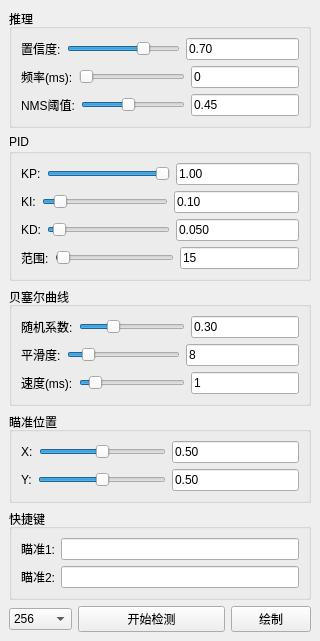
<?xml version="1.0" encoding="UTF-8"?>
<ui version="4.0">
    <class>ScreenCaptureWidget</class>
    <widget class="QWidget" name="ScreenCaptureWidget">
        <property name="geometry">
            <rect>
                <x>0</x>
                <y>0</y>
                <width>320</width>
                <height>350</height>
            </rect>
        </property>
        <property name="windowTitle">
            <string>Object Detection Tool</string>
        </property>
        <layout class="QVBoxLayout" name="verticalLayout">
            <property name="spacing">
                <number>6</number>
            </property>
            <property name="leftMargin">
                <number>9</number>
            </property>
            <property name="topMargin">
                <number>9</number>
            </property>
            <property name="rightMargin">
                <number>9</number>
            </property>
            <property name="bottomMargin">
                <number>9</number>
            </property>
            <item>
                <widget class="QGroupBox" name="groupBox_inference">
                    <property name="title">
                        <string>推理</string>
                    </property>
                    <layout class="QVBoxLayout" name="verticalLayout_inference">
                        <item>
                            <layout class="QHBoxLayout" name="horizontalLayout_confidence">
                                <item>
                                    <widget class="QLabel" name="label_confidence">
                                        <property name="text">
                                            <string>置信度:</string>
                                        </property>
                                    </widget>
                                </item>
                                <item>
                                    <widget class="QSlider" name="slider_confidence">
                                        <property name="minimum">
                                            <number>0</number>
                                        </property>
                                        <property name="maximum">
                                            <number>100</number>
                                        </property>
                                        <property name="value">
                                            <number>70</number>
                                        </property>
                                        <property name="orientation">
                                            <enum>Qt::Horizontal</enum>
                                        </property>
                                    </widget>
                                </item>
                                <item>
                                    <widget class="QLineEdit" name="label_confidence_value">
                                        <property name="text">
                                            <string>0.70</string>
                                        </property>
                                    </widget>
                                </item>
                            </layout>
                        </item>
                        <item>
                            <layout class="QHBoxLayout" name="horizontalLayout_frequency">
                                <item>
                                    <widget class="QLabel" name="label_frequency">
                                        <property name="text">
                                            <string>频率(ms):</string>
                                        </property>
                                    </widget>
                                </item>
                                <item>
                                    <widget class="QSlider" name="slider_frequency">
                                        <property name="minimum">
                                            <number>0</number>
                                        </property>
                                        <property name="maximum">
                                            <number>20</number>
                                        </property>
                                        <property name="value">
                                            <number>0</number>
                                        </property>
                                        <property name="orientation">
                                            <enum>Qt::Horizontal</enum>
                                        </property>
                                    </widget>
                                </item>
                                <item>
                                    <widget class="QLineEdit" name="label_frequency_value">
                                        <property name="text">
                                            <string>0</string>
                                        </property>
                                    </widget>
                                </item>
                            </layout>
                        </item>
                        <item>
                            <layout class="QHBoxLayout" name="horizontalLayout_nms">
                                <item>
                                    <widget class="QLabel" name="label_nms">
                                        <property name="text">
                                            <string>NMS阈值:</string>
                                        </property>
                                    </widget>
                                </item>
                                <item>
                                    <widget class="QSlider" name="slider_nms">
                                        <property name="minimum">
                                            <number>0</number>
                                        </property>
                                        <property name="maximum">
                                            <number>100</number>
                                        </property>
                                        <property name="value">
                                            <number>45</number>
                                        </property>
                                        <property name="orientation">
                                            <enum>Qt::Horizontal</enum>
                                        </property>
                                    </widget>
                                </item>
                                <item>
                                    <widget class="QLineEdit" name="label_nms_value">
                                        <property name="text">
                                            <string>0.45</string>
                                        </property>
                                    </widget>
                                </item>
                            </layout>
                        </item>
                    </layout>
                </widget>
            </item>
            <item>
                <widget class="QGroupBox" name="groupBox_pid">
                    <property name="title">
                        <string>PID</string>
                    </property>
                    <layout class="QVBoxLayout" name="verticalLayout_pid">
                        <item>
                            <layout class="QHBoxLayout" name="horizontalLayout_kp">
                                <item>
                                    <widget class="QLabel" name="label_kp">
                                        <property name="text">
                                            <string>KP:</string>
                                        </property>
                                    </widget>
                                </item>
                                <item>
                                    <widget class="QSlider" name="slider_kp">
                                        <property name="minimum">
                                            <number>0</number>
                                        </property>
                                        <property name="maximum">
                                            <number>100</number>
                                        </property>
                                        <property name="value">
                                            <number>100</number>
                                        </property>
                                        <property name="orientation">
                                            <enum>Qt::Horizontal</enum>
                                        </property>
                                    </widget>
                                </item>
                                <item>
                                    <widget class="QLineEdit" name="label_kp_value">
                                        <property name="text">
                                            <string>1.00</string>
                                        </property>
                                    </widget>
                                </item>
                            </layout>
                        </item>
                        <item>
                            <layout class="QHBoxLayout" name="horizontalLayout_ki">
                                <item>
                                    <widget class="QLabel" name="label_ki">
                                        <property name="text">
                                            <string>KI:</string>
                                        </property>
                                    </widget>
                                </item>
                                <item>
                                    <widget class="QSlider" name="slider_ki">
                                        <property name="minimum">
                                            <number>0</number>
                                        </property>
                                        <property name="maximum">
                                            <number>100</number>
                                        </property>
                                        <property name="value">
                                            <number>10</number>
                                        </property>
                                        <property name="orientation">
                                            <enum>Qt::Horizontal</enum>
                                        </property>
                                    </widget>
                                </item>
                                <item>
                                    <widget class="QLineEdit" name="label_ki_value">
                                        <property name="text">
                                            <string>0.10</string>
                                        </property>
                                    </widget>
                                </item>
                            </layout>
                        </item>
                        <item>
                            <layout class="QHBoxLayout" name="horizontalLayout_kd">
                                <item>
                                    <widget class="QLabel" name="label_kd">
                                        <property name="text">
                                            <string>KD:</string>
                                        </property>
                                    </widget>
                                </item>
                                <item>
                                    <widget class="QSlider" name="slider_kd">
                                        <property name="minimum">
                                            <number>0</number>
                                        </property>
                                        <property name="maximum">
                                            <number>100</number>
                                        </property>
                                        <property name="value">
                                            <number>5</number>
                                        </property>
                                        <property name="orientation">
                                            <enum>Qt::Horizontal</enum>
                                        </property>
                                    </widget>
                                </item>
                                <item>
                                    <widget class="QLineEdit" name="label_kd_value">
                                        <property name="text">
                                            <string>0.050</string>
                                        </property>
                                    </widget>
                                </item>
                            </layout>
                        </item>
                        <item>
                            <layout class="QHBoxLayout" name="horizontalLayout_range">
                                <item>
                                    <widget class="QLabel" name="label_range">
                                        <property name="text">
                                            <string>范围:</string>
                                        </property>
                                    </widget>
                                </item>
                                <item>
                                    <widget class="QSlider" name="slider_range">
                                        <property name="minimum">
                                            <number>1</number>
                                        </property>
                                        <property name="maximum">
                                            <number>1000</number>
                                        </property>
                                        <property name="value">
                                            <number>15</number>
                                        </property>
                                        <property name="orientation">
                                            <enum>Qt::Horizontal</enum>
                                        </property>
                                    </widget>
                                </item>
                                <item>
                                    <widget class="QLineEdit" name="label_range_value">
                                        <property name="text">
                                            <string>15</string>
                                        </property>
                                    </widget>
                                </item>
                            </layout>
                        </item>
                    </layout>
                </widget>
            </item>
            <item>
                <widget class="QGroupBox" name="groupBox_bezier">
                    <property name="title">
                        <string>贝塞尔曲线</string>
                    </property>
                    <layout class="QVBoxLayout" name="verticalLayout_bezier">
                        <item>
                            <layout class="QHBoxLayout" name="horizontalLayout_bezier_random">
                                <item>
                                    <widget class="QLabel" name="label_bezier_random">
                                        <property name="text">
                                            <string>随机系数:</string>
                                        </property>
                                    </widget>
                                </item>
                                <item>
                                    <widget class="QSlider" name="slider_bezier_random">
                                        <property name="minimum">
                                            <number>0</number>
                                        </property>
                                        <property name="maximum">
                                            <number>100</number>
                                        </property>
                                        <property name="value">
                                            <number>30</number>
                                        </property>
                                        <property name="orientation">
                                            <enum>Qt::Horizontal</enum>
                                        </property>
                                    </widget>
                                </item>
                                <item>
                                    <widget class="QLineEdit" name="label_bezier_random_value">
                                        <property name="text">
                                            <string>0.30</string>
                                        </property>
                                    </widget>
                                </item>
                            </layout>
                        </item>
                        <item>
                            <layout class="QHBoxLayout" name="horizontalLayout_bezier_steps">
                                <item>
                                    <widget class="QLabel" name="label_bezier_steps">
                                        <property name="text">
                                            <string>平滑度:</string>
                                        </property>
                                    </widget>
                                </item>
                                <item>
                                    <widget class="QSlider" name="slider_bezier_steps">
                                        <property name="minimum">
                                            <number>1</number>
                                        </property>
                                        <property name="maximum">
                                            <number>50</number>
                                        </property>
                                        <property name="value">
                                            <number>8</number>
                                        </property>
                                        <property name="orientation">
                                            <enum>Qt::Horizontal</enum>
                                        </property>
                                    </widget>
                                </item>
                                <item>
                                    <widget class="QLineEdit" name="label_bezier_steps_value">
                                        <property name="text">
                                            <string>8</string>
                                        </property>
                                    </widget>
                                </item>
                            </layout>
                        </item>
                        <item>
                            <layout class="QHBoxLayout" name="horizontalLayout_bezier_speed">
                                <item>
                                    <widget class="QLabel" name="label_bezier_speed">
                                        <property name="text">
                                            <string>速度(ms):</string>
                                        </property>
                                    </widget>
                                </item>
                                <item>
                                    <widget class="QSlider" name="slider_bezier_speed">
                                        <property name="minimum">
                                            <number>0</number>
                                        </property>
                                        <property name="maximum">
                                            <number>10</number>
                                        </property>
                                        <property name="value">
                                            <number>1</number>
                                        </property>
                                        <property name="orientation">
                                            <enum>Qt::Horizontal</enum>
                                        </property>
                                    </widget>
                                </item>
                                <item>
                                    <widget class="QLineEdit" name="label_bezier_speed_value">
                                        <property name="text">
                                            <string>1</string>
                                        </property>
                                    </widget>
                                </item>
                            </layout>
                        </item>
                    </layout>
                </widget>
            </item>
            <item>
                <widget class="QGroupBox" name="groupBox_target_offset">
                    <property name="title">
                        <string>瞄准位置</string>
                    </property>
                    <layout class="QVBoxLayout" name="verticalLayout_target_offset">
                        <item>
                            <layout class="QHBoxLayout" name="horizontalLayout_target_offset_x">
                                <item>
                                    <widget class="QLabel" name="label_target_offset_x">
                                        <property name="text">
                                            <string>X:</string>
                                        </property>
                                    </widget>
                                </item>
                                <item>
                                    <widget class="QSlider" name="slider_target_offset_x">
                                        <property name="minimum">
                                            <number>0</number>
                                        </property>
                                        <property name="maximum">
                                            <number>100</number>
                                        </property>
                                        <property name="value">
                                            <number>50</number>
                                        </property>
                                        <property name="orientation">
                                            <enum>Qt::Horizontal</enum>
                                        </property>
                                    </widget>
                                </item>
                                <item>
                                    <widget class="QLineEdit" name="label_target_offset_x_value">
                                        <property name="text">
                                            <string>0.50</string>
                                        </property>
                                    </widget>
                                </item>
                            </layout>
                        </item>
                        <item>
                            <layout class="QHBoxLayout" name="horizontalLayout_target_offset_y">
                                <item>
                                    <widget class="QLabel" name="label_target_offset_y">
                                        <property name="text">
                                            <string>Y:</string>
                                        </property>
                                    </widget>
                                </item>
                                <item>
                                    <widget class="QSlider" name="slider_target_offset_y">
                                        <property name="minimum">
                                            <number>0</number>
                                        </property>
                                        <property name="maximum">
                                            <number>100</number>
                                        </property>
                                        <property name="value">
                                            <number>50</number>
                                        </property>
                                        <property name="orientation">
                                            <enum>Qt::Horizontal</enum>
                                        </property>
                                    </widget>
                                </item>
                                <item>
                                    <widget class="QLineEdit" name="label_target_offset_y_value">
                                        <property name="text">
                                            <string>0.50</string>
                                        </property>
                                    </widget>
                                </item>
                            </layout>
                        </item>
                    </layout>
                </widget>
            </item>
            <item>
                <widget class="QGroupBox" name="groupBox_hotkey">
                    <property name="title">
                        <string>快捷键</string>
                    </property>
                    <layout class="QVBoxLayout" name="verticalLayout_hotkey">
                        <item>
                            <layout class="QHBoxLayout" name="horizontalLayout_hotkey">
                                <item>
                                    <widget class="QLabel" name="label_hotkey">
                                        <property name="text">
                                            <string>瞄准1:</string>
                                        </property>
                                    </widget>
                                </item>
                                <item>
                                    <widget class="HotkeyEdit" name="hotkeyEdit"/>
                                </item>
                            </layout>
                        </item>
                        <item>
                            <layout class="QHBoxLayout" name="horizontalLayout_hotkey2">
                                <item>
                                    <widget class="QLabel" name="label_hotkey2">
                                        <property name="text">
                                            <string>瞄准2:</string>
                                        </property>
                                    </widget>
                                </item>
                                <item>
                                    <widget class="HotkeyEdit" name="hotkeyEdit2"/>
                                </item>
                            </layout>
                        </item>
                    </layout>
                </widget>
            </item>
            <item>
                <spacer name="verticalSpacer">
                    <property name="orientation">
                        <enum>Qt::Vertical</enum>
                    </property>
                    <property name="sizeHint" stdset="0">
                        <size>
                            <width>20</width>
                            <height>40</height>
                        </size>
                    </property>
                </spacer>
            </item>
            <item>
                <layout class="QHBoxLayout" name="horizontalLayout_button">
                    <item>
                        <widget class="QComboBox" name="comboBox_model">
                            <property name="sizePolicy">
                                <sizepolicy hsizetype="Expanding" vsizetype="Fixed">
                                    <horstretch>3</horstretch>
                                    <verstretch>0</verstretch>
                                </sizepolicy>
                            </property>
                            <item>
                                <property name="text">
                                    <string>256</string>
                                </property>
                            </item>
                            <item>
                                <property name="text">
                                    <string>320</string>
                                </property>
                            </item>
                            <item>
                                <property name="text">
                                    <string>416</string>
                                </property>
                            </item>
                            <item>
                                <property name="text">
                                    <string>640</string>
                                </property>
                            </item>
                        </widget>
                    </item>
                    <item>
                        <widget class="QPushButton" name="m_startButton">
                            <property name="sizePolicy">
                                <sizepolicy hsizetype="Expanding" vsizetype="Fixed">
                                    <horstretch>7</horstretch>
                                    <verstretch>0</verstretch>
                                </sizepolicy>
                            </property>
                            <property name="text">
                                <string>开始检测</string>
                            </property>
                        </widget>
                    </item>
                    <item>
                        <widget class="QPushButton" name="m_toggleDrawWindowButton">
                            <property name="text">
                                <string>绘制</string>
                            </property>
                        </widget>
                    </item>
                </layout>
            </item>
        </layout>
    </widget>
    <customwidgets>
        <customwidget>
            <class>HotkeyEdit</class>
            <extends>QLineEdit</extends>
            <header>../mouse/hotkey_edit.h</header>
        </customwidget>
    </customwidgets>
    <resources/>
    <connections/>
</ui>
